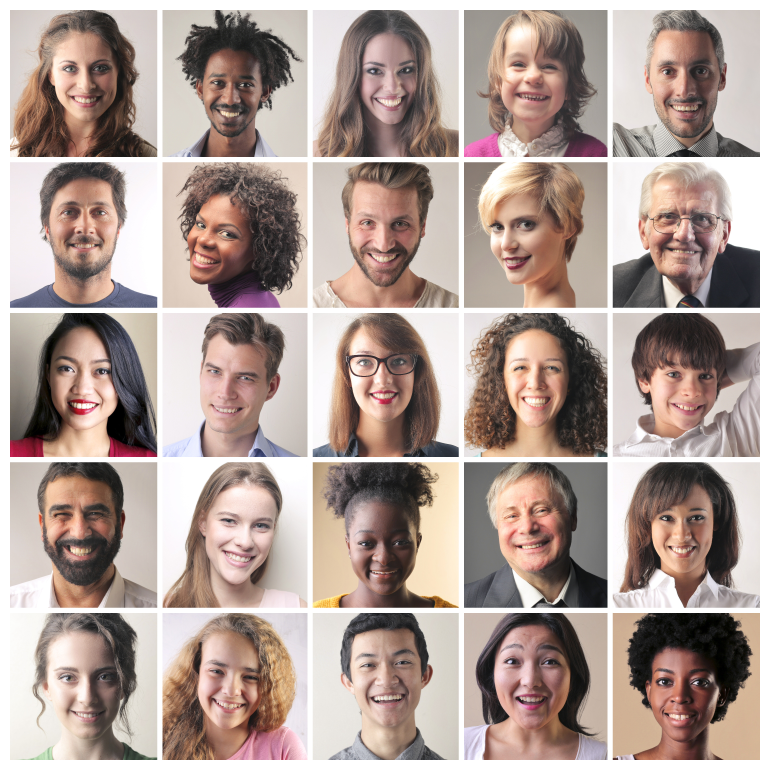
#> input picture Ex_Files_OpenCV_Python_Dev/Exercise Files/Ch03/03_04 Begin/faces.jpeg, 3080 x 3080 px (shown at 1/4 size)
$ python 03_04.py
#> lines starting #> are read from the running program, lines starting #| are printed output that depends on the picture; after the words box and inside, x2 and y2 are one past the last pixel; in counts of white or black regions, pixels touching at a corner belong together
import numpy as np
import cv2

img = cv2.imread('faces.jpeg', 1)
#> img is the input picture: shape (3080, 3080, 3); mean B, G, R 150.4, 157.5, 175.1
hsv = cv2.cvtColor(img, cv2.COLOR_BGR2HSV)
#> hsv: shape (3080, 3080, 3); mean H, S, V 31.4, 43.7, 175.6


h = hsv[:, :, 0]
s = hsv[:, :, 1]
v = hsv[:, :, 2]
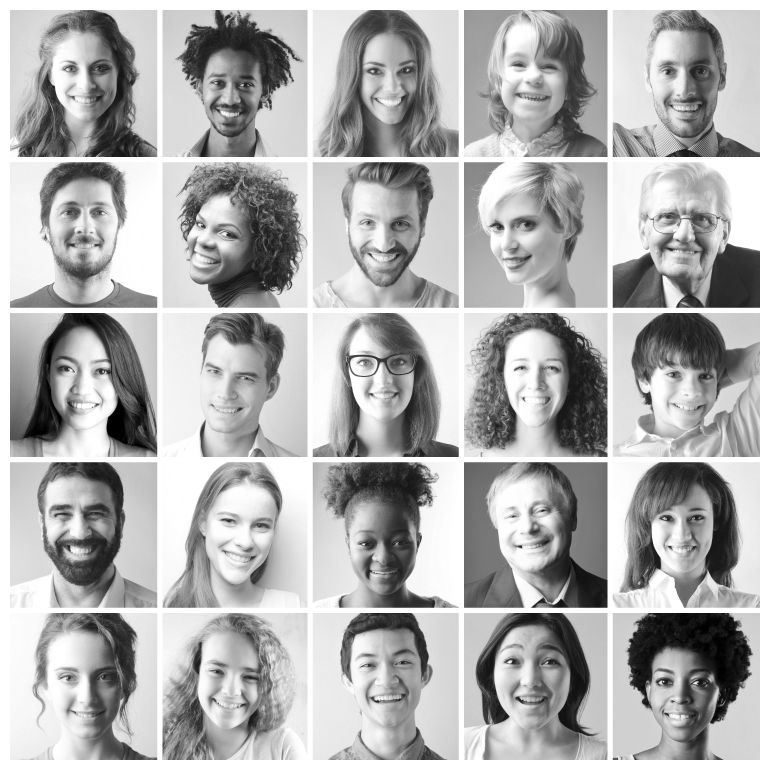
#> v: shape (3080, 3080) (shown at 1/4 size); min 0, max 255, mean 175.6

complete = np.concatenate((h, s, v), axis=1)
complete = cv2.resize(complete, (0, 0), fx=0.15, fy=0.15)
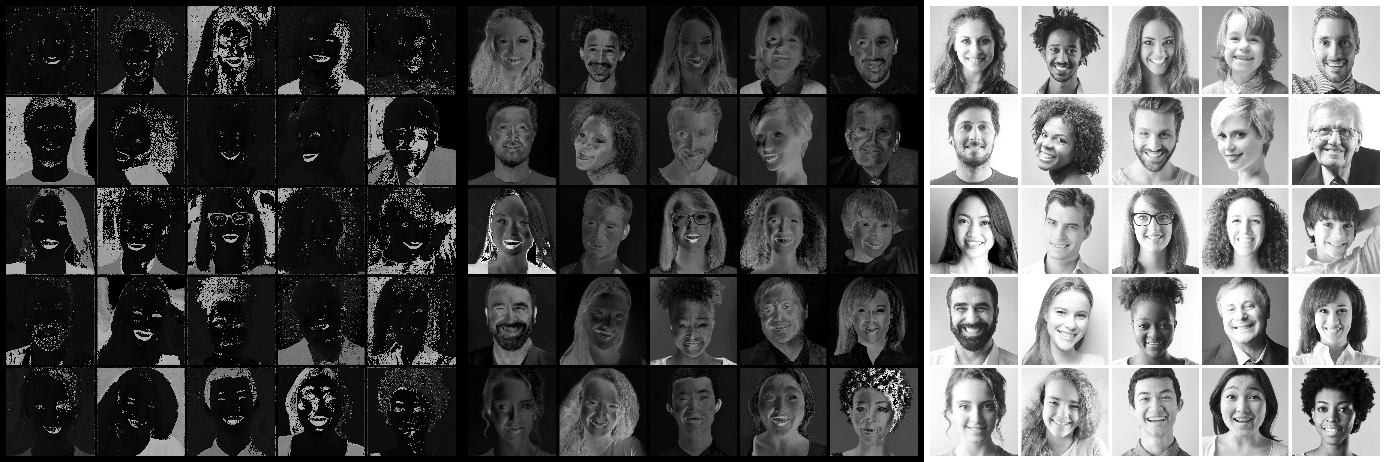
#> complete: shape (462, 1386); min 0, max 255, mean 83.6
h = cv2.resize(h, (0, 0), fx=0.15, fy=0.15)
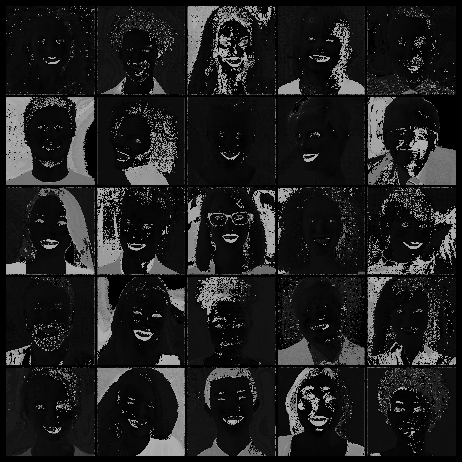
#> h: shape (462, 462); min 0, max 179, mean 31.6
s = cv2.resize(s, (0, 0), fx=0.15, fy=0.15)
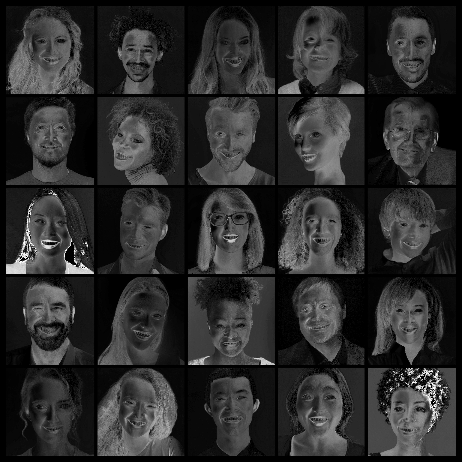
#> s: shape (462, 462); min 0, max 255, mean 43.7
cv2.imshow("Hue, Saturation, Value", complete)

_, thresh1 = cv2.threshold(h, 10, 255, cv2.THRESH_BINARY_INV)
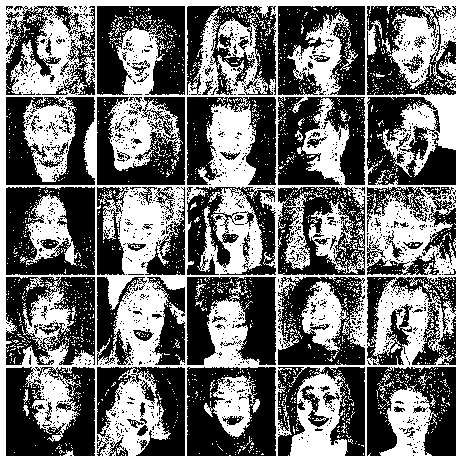
#> thresh1: shape (462, 462); 44.9% white; 2106 white regions (2068 under 20 px), largest, box (x1, y1, x2, y2) and area: (0, 0, 462, 462) 83903, (26, 194, 81, 266) 1749, (301, 281, 349, 359) 1714
cv2.imshow('hue', thresh1)
cv2.moveWindow('hue', 100, 100)
_, thresh2 = cv2.threshold(s, 70, 255, cv2.THRESH_BINARY)
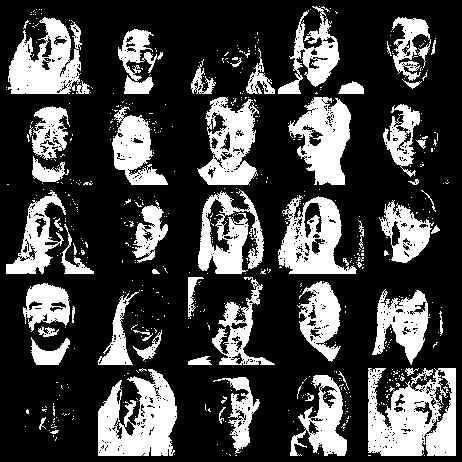
#> thresh2: shape (462, 462); 26.5% white; 587 white regions (528 under 20 px), largest, box (x1, y1, x2, y2) and area: (368, 368, 456, 456) 5364, (98, 369, 177, 456) 4470, (8, 17, 82, 94) 3521
cv2.imshow('sat', thresh2)

thresh = cv2.bitwise_and(thresh1, thresh2)
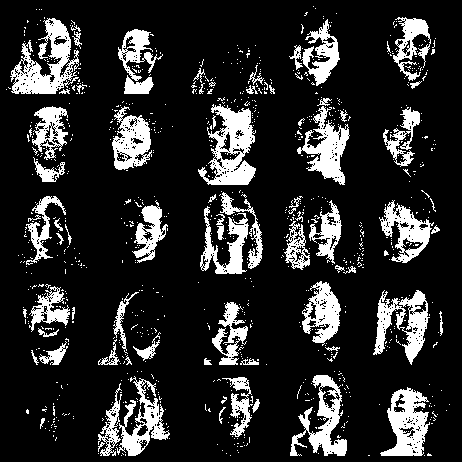
#> thresh: shape (462, 462); 16.7% white; 904 white regions (832 under 20 px), largest, box (x1, y1, x2, y2) and area: (198, 104, 256, 185) 2415, (10, 18, 79, 94) 2391, (380, 387, 430, 456) 1921
cv2.imshow('final', thresh)

cv2.waitKey(0)
cv2.destroyAllWindows()
